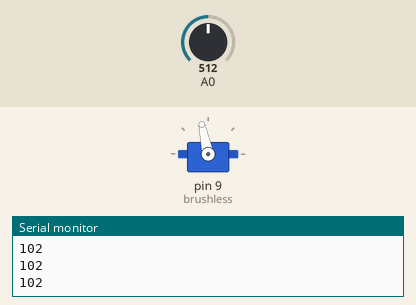
Bench run of a sketch on a simulated Arduino Uno, built with avr-gcc and run on an emulated ATmega328P. Parts: servo, the last lines printed to the serial monitor. The test bench sets the inputs (shaded band); at power-on: A0 = 512.

Above: at 1.2 s.
1.3 s: A0 set to 716
At 2.3 s:
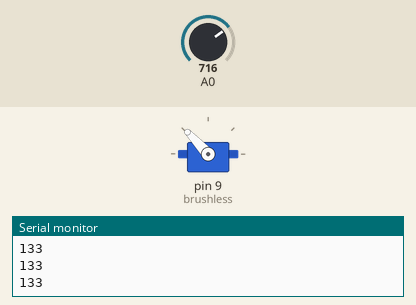
2.8 s: A0 set to 900
At 3.5 s:
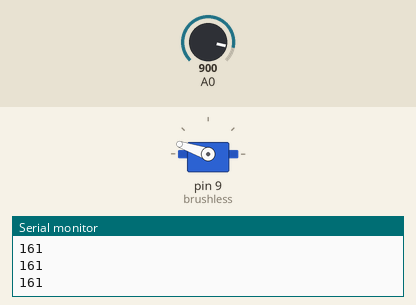
4.3 s: A0 set to 1023
At 4.7 s:
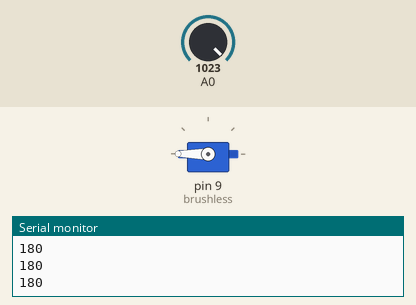
5.8 s: A0 set to 306
At 6.9 s:
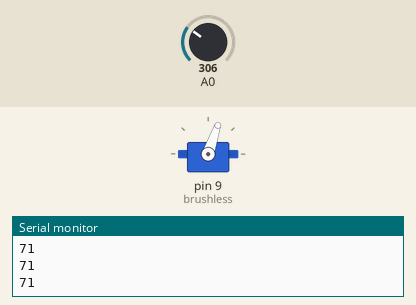
7.3 s: A0 set to 122
At 8.0 s:
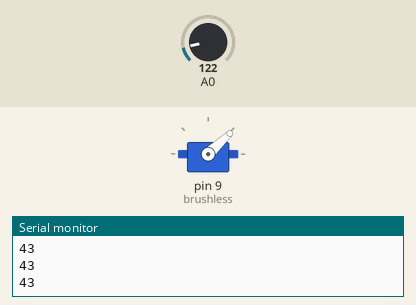
8.8 s: A0 set to 511
At 9.3 s:
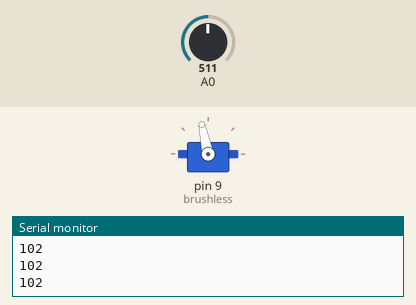
Timing chart, 0 to 11.3 s (numbered marks = the images above; inputs shaded):
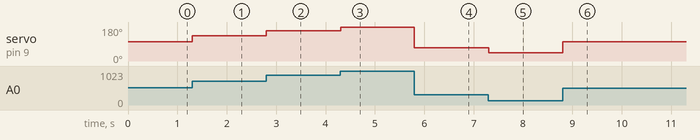

Measured:
- after the input at 1.3 s, servo on pin 9 (brushless): 102° → 133° at once
- after the input at 2.8 s, servo on pin 9 (brushless): 133° → 161° at once
- after the input at 4.3 s, servo on pin 9 (brushless): 161° → 180° at once
- after the input at 5.8 s, servo on pin 9 (brushless): 180° → 71° at once
- after the input at 7.3 s, servo on pin 9 (brushless): 71° → 43° at once
- after the input at 8.8 s, servo on pin 9 (brushless): 43° → 102° at once

The sketch:

Brushless_motor.ino
```cpp
#include <Servo.h>
int val ;
Servo brushless ;


void setup() {
  Serial.begin(9600);
    brushless.attach(9);
}

void loop(){
  int val = analogRead(0);
  val = map(val, 0, 1023, 25, 180);
  Serial.println (val);
  brushless.write(val);
  delay(5);
  }
```
